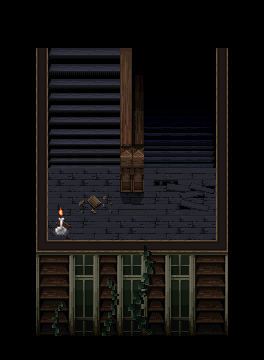

The image is a tile-based game level rendered from a .tmx file. Its description and source (layers, tilesets, objects; grid data summarised) follow:
An orthogonal 11x15 tile map with 24x24 px tiles, 2 tile layers (Background, Foreground), 2 tilesets.

<map version="1.0" tiledversion="1.1.5" orientation="orthogonal" renderorder="right-down" width="11" height="15" tilewidth="24" tileheight="24" infinite="0" nextobjectid="1">
 <tileset firstgid="1" name="StairCase2-3BathroomsTileset" tilewidth="24" tileheight="24" tilecount="80" columns="8">
  <image source="StairCase2-3BathroomsTileset.png" width="192" height="240" />
  <tile id="1">
   <properties>
    <property name="blocked" value="" />
   </properties>
  </tile>
  <tile id="4">
   <properties>
    <property name="blocked" value="" />
   </properties>
  </tile>
  <tile id="5">
   <properties>
    <property name="blocked" value="" />
   </properties>
  </tile>
  <tile id="8">
   <properties>
    <property name="blocked" value="" />
   </properties>
  </tile>
  <tile id="11">
   <properties>
    <property name="blocked" value="" />
   </properties>
  </tile>
  <tile id="16">
   <properties>
    <property name="blocked" value="" />
   </properties>
  </tile>
  <tile id="21">
   <properties>
    <property name="blocked" value="" />
   </properties>
  </tile>
  <tile id="24">
   <properties>
    <property name="blocked" value="" />
    <property name="saveCandle" value="" />
   </properties>
  </tile>
  <tile id="26">
   <properties>
    <property name="blocked" value="" />
   </properties>
  </tile>
  <tile id="38">
   <properties>
    <property name="blocked" value="" />
   </properties>
  </tile>
  <tile id="39">
   <properties>
    <property name="blocked" value="" />
   </properties>
  </tile>
  <tile id="40">
   <properties>
    <property name="blocked" value="" />
   </properties>
  </tile>
  <tile id="41">
   <properties>
    <property name="blocked" value="" />
   </properties>
  </tile>
  <tile id="42">
   <properties>
    <property name="blocked" value="" />
   </properties>
  </tile>
  <tile id="43">
   <properties>
    <property name="blocked" value="" />
   </properties>
  </tile>
  <tile id="44">
   <properties>
    <property name="blocked" value="" />
   </properties>
  </tile>
  <tile id="45">
   <properties>
    <property name="blocked" value="" />
   </properties>
  </tile>
  <tile id="46">
   <properties>
    <property name="blocked" value="" />
   </properties>
  </tile>
  <tile id="47">
   <properties>
    <property name="blocked" value="" />
   </properties>
  </tile>
  <tile id="48">
   <properties>
    <property name="blocked" value="" />
   </properties>
  </tile>
  <tile id="49">
   <properties>
    <property name="blocked" value="" />
   </properties>
  </tile>
  <tile id="50">
   <properties>
    <property name="blocked" value="" />
   </properties>
  </tile>
  <tile id="51">
   <properties>
    <property name="blocked" value="" />
   </properties>
  </tile>
  <tile id="52">
   <properties>
    <property name="blocked" value="" />
   </properties>
  </tile>
  <tile id="53">
   <properties>
    <property name="blocked" value="" />
   </properties>
  </tile>
  <tile id="54">
   <properties>
    <property name="blocked" value="" />
   </properties>
  </tile>
  <tile id="55">
   <properties>
    <property name="blocked" value="" />
   </properties>
  </tile>
  <tile id="56">
   <properties>
    <property name="blocked" value="" />
   </properties>
  </tile>
  <tile id="57">
   <properties>
    <property name="blocked" value="" />
   </properties>
  </tile>
  <tile id="58">
   <properties>
    <property name="blocked" value="" />
   </properties>
  </tile>
  <tile id="59">
   <properties>
    <property name="blocked" value="" />
   </properties>
  </tile>
  <tile id="60">
   <properties>
    <property name="blocked" value="" />
   </properties>
  </tile>
  <tile id="61">
   <properties>
    <property name="blocked" value="" />
   </properties>
  </tile>
  <tile id="62">
   <properties>
    <property name="blocked" value="" />
   </properties>
  </tile>
  <tile id="63">
   <properties>
    <property name="blocked" value="" />
   </properties>
  </tile>
  <tile id="64">
   <properties>
    <property name="blocked" value="" />
   </properties>
  </tile>
  <tile id="65">
   <properties>
    <property name="blocked" value="" />
   </properties>
  </tile>
  <tile id="66">
   <properties>
    <property name="blocked" value="" />
   </properties>
  </tile>
  <tile id="67">
   <properties>
    <property name="blocked" value="" />
   </properties>
  </tile>
  <tile id="68">
   <properties>
    <property name="blocked" value="" />
   </properties>
  </tile>
  <tile id="69">
   <properties>
    <property name="blocked" value="" />
   </properties>
  </tile>
  <tile id="70">
   <properties>
    <property name="blocked" value="" />
   </properties>
  </tile>
  <tile id="71">
   <properties>
    <property name="blocked" value="" />
   </properties>
  </tile>
  <tile id="72">
   <properties>
    <property name="blocked" value="" />
   </properties>
  </tile>
  <tile id="73">
   <properties>
    <property name="blocked" value="" />
   </properties>
  </tile>
  <tile id="74">
   <properties>
    <property name="blocked" value="" />
   </properties>
  </tile>
  <tile id="75">
   <properties>
    <property name="blocked" value="" />
   </properties>
  </tile>
  <tile id="76">
   <properties>
    <property name="blocked" value="" />
   </properties>
  </tile>
  <tile id="77">
   <properties>
    <property name="blocked" value="" />
   </properties>
  </tile>
  <tile id="78">
   <properties>
    <property name="blocked" value="" />
   </properties>
  </tile>
  <tile id="79">
   <properties>
    <property name="blocked" value="" />
   </properties>
  </tile>
 </tileset>
 <tileset firstgid="81" name="candleTileset" tilewidth="24" tileheight="24" tilecount="2" columns="1">
  <image source="candleTileset.png" width="24" height="48" />
 </tileset>
 <layer name="Background" width="11" height="15">
  <data>[165 cells, 165 non-empty, 70 distinct tile ids]</data>
 </layer>
 <layer name="Foreground" width="11" height="15">
  <data>[165 cells, 2 non-empty, 2 distinct tile ids]</data>
 </layer>
</map>
